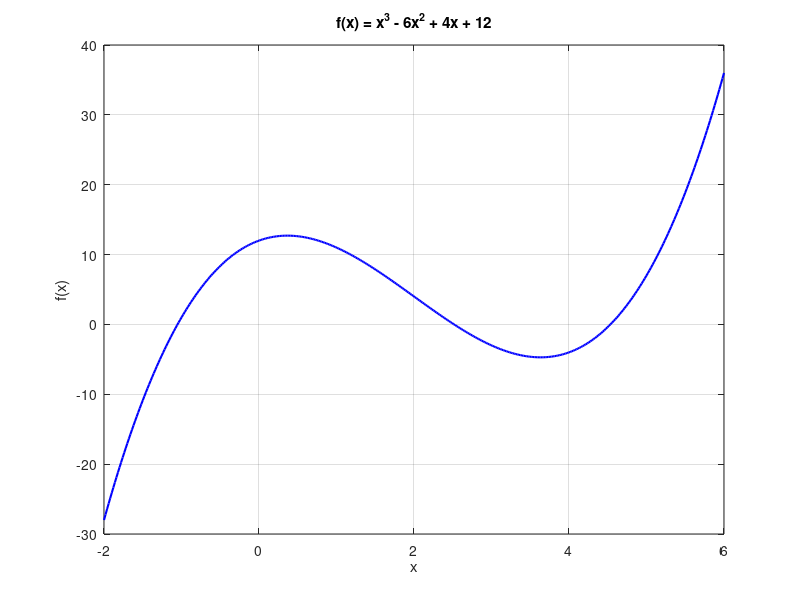
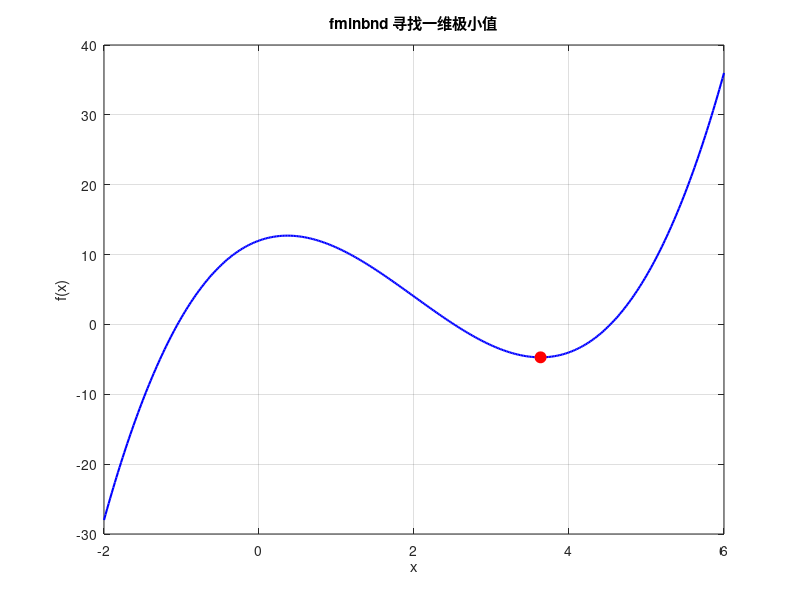

Recreate these plots in MATLAB, in order.
%% 展示
clc; clear;
% 定义函数
f = @(x) x.^3 - 6*x.^2 + 4*x + 12;
% 可视化
x = linspace(-2, 6, 400);
y = f(x);
figure; plot(x, y, 'b-', 'LineWidth',1.5);
grid on; hold on;
title("f(x) = x^3 - 6x^2 + 4x + 12");
xlabel("x"); ylabel("f(x)");

%% 求解
f = @(x) x.^3 - 6*x.^2 + 4*x + 12; % 使用 .^ 是为了支持向量输入
[x_min, fval] = fminbnd(f, -2, 6); % 调用 fminbnd 在给定区间[-2,6]内寻找极小值
x = linspace(-2, 6, 400);          % 在 [-2,6] 上取 400 个点画曲线
y = f(x);
figure; plot(x, y, 'b-', 'LineWidth',1.5); hold on; % 画出函数曲线
plot(x_min, fval, 'ro', 'MarkerSize',8, 'MarkerFaceColor','r'); % 在图上用红点标出极小值点 $(x_min, fval)$
% 美化图像
grid on;
title("fminbnd 寻找一维极小值");
xlabel("x"); ylabel("f(x)");
fprintf("best x = %.4f, f(x) = %.4f\n", x_min, fval);
